Frame 1 (no input): blank canvas, image omitted
Frame 60 (the mouse pressed at the canvas centre just before this capture): blank canvas, image omitted
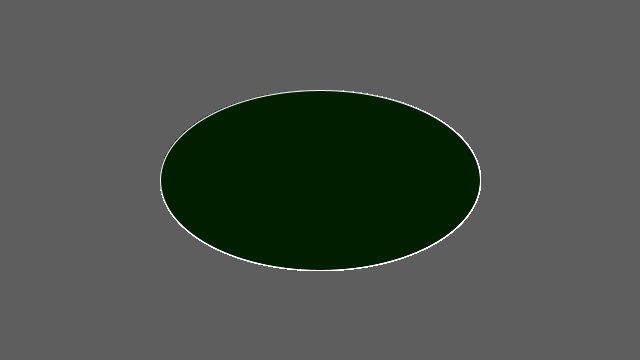
Frame 120 (the mouse held since frame 60 and released just before this capture)

The Processing sketch whose frames 1 and 60 were blank and that drew this single picture after the mouse press (run headless with seeded random() and noise(); from frame 60 on, the mouse is pressed at the canvas centre):

// Processing sketch: Rope
// ── Rope.pde
//Press  the mouse to draw the rope(KIND OF) 
//Scroll the mouse to clear up the screen
void setup()
{
  size(640,360);  background(94);

}
void draw()
{
  if(mousePressed)
  {
  stroke(255);
  fill(0,30,0);
  tint(255,127);
  ellipse(mouseX,mouseY,pmouseX,pmouseY);
  }
}
void keyPressed()
{
  background(94);
}
void mouseWheel()
{
  background(94);
  }
